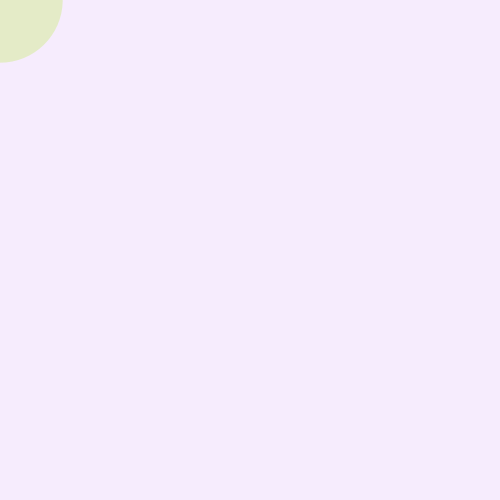
Frame 1 (no input)
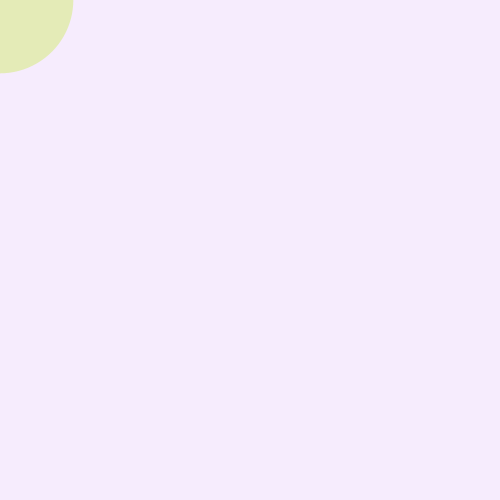
Frame 60 (the mouse pressed at the canvas centre just before this capture)
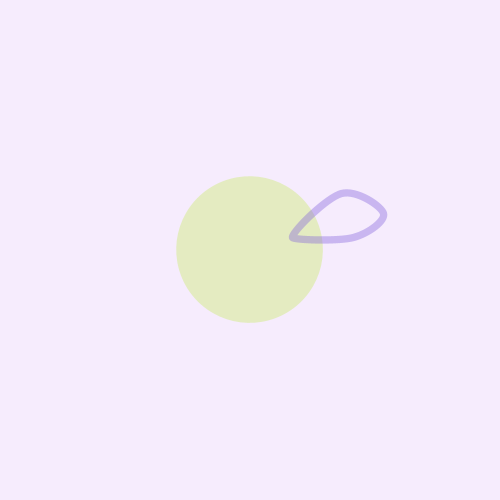
Frame 120 (the mouse held since frame 60 and released just before this capture)

The Processing sketch that drew these frames (run headless with seeded random() and noise(); from frame 60 on, the mouse is pressed at the canvas centre):

// Processing sketch: C_basic_events
// ── C_basic_events.pde
float f;
float circ = 100;
float orgX;
float orgY;

color bgColor;

void setup() {
  size(500, 500);
  smooth();

  orgX = mouseX;
  orgY = mouseY;

  bgColor = color(random(230, 255), random(230, 255), random(230, 255));

}

void draw() {
  background(bgColor);
  
  orgX = orgX + (mouseX-orgX)/10;
  orgY = orgY + (mouseY-orgY)/10;
  
  drawOrganism(orgX, orgY);
  f = frameCount*.01;
}

void drawOrganism(float x, float y) {
  translate(x, y);
  float scale = map(sin(radians(frameCount)), -1, 1, 1, 1.5);
  scale(scale);
  rotate(radians(frameCount));
  
  noStroke();
  

  fill(200, 234, noise(f, x, y)*189, 100);
  ellipse(0, 0, circ, circ);
  
  translate(-50, -50);
  
  if(mousePressed) {
    noFill();
    strokeWeight(5);
    stroke(129, 100, 220, 100);
  } else {
    fill(129, 100, 220, 100);
  } 

  beginShape();
    curveVertex(0, 0);
    curveVertex(noise(x, f)*50, noise(y, f)*50);
    curveVertex(-noise(f, x)*40, noise(f, y)*40);
    curveVertex(-noise(y, f)*30, -noise(x, f)*30);
    curveVertex(noise(f, y)*20, -noise(f, x)*20);
    curveVertex(noise(x, f)*50, noise(y, f)*50);
    curveVertex(0, 0);
  endShape(CLOSE);
  
}


void keyPressed() {
  bgColor = color(random(230, 255), random(230, 255), random(230, 255));
}
